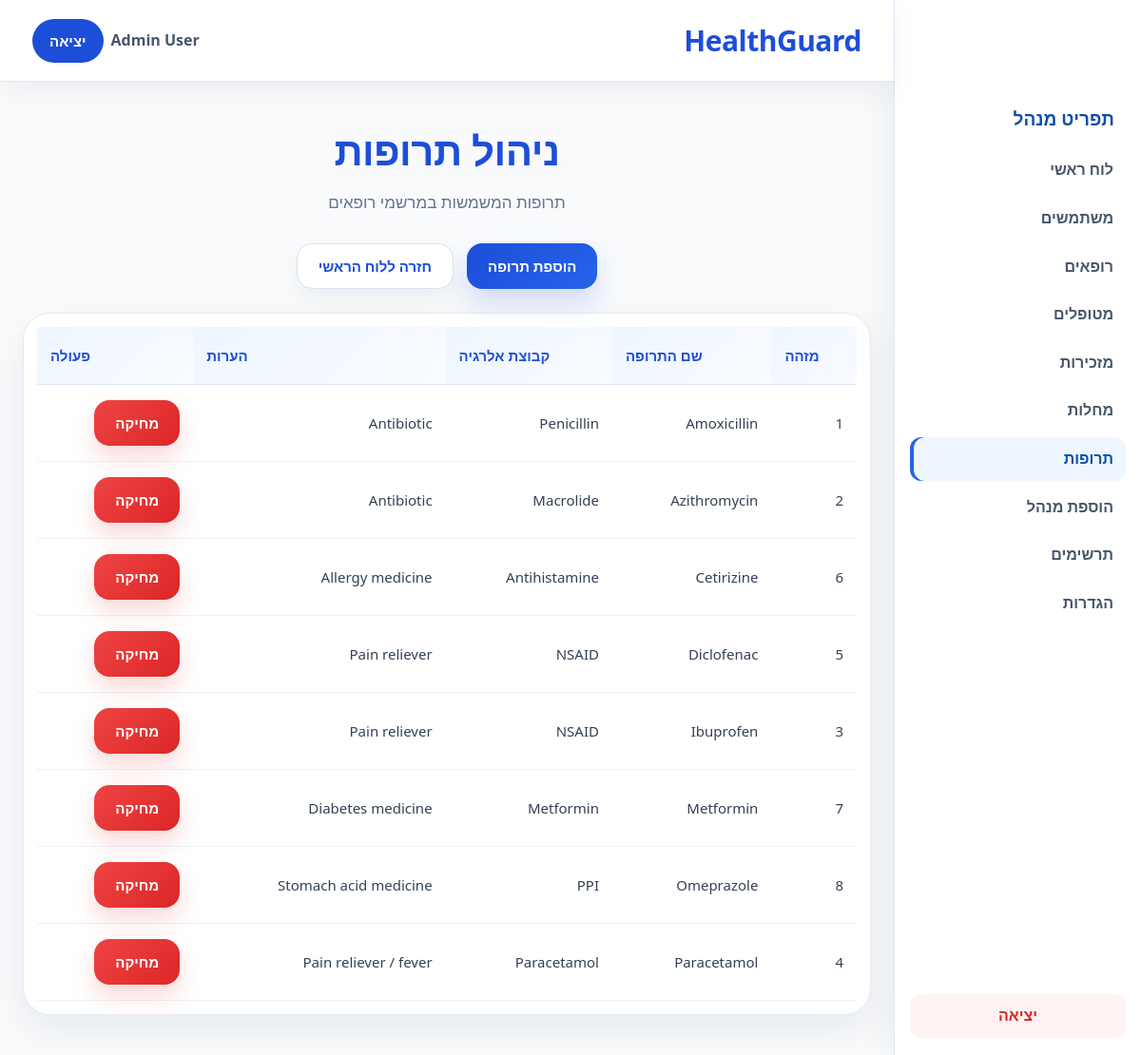
Screenshot of /admin/manage_drugs.php (signed in) with the database file from the repository.
### tables this page shows
CREATE TABLE `drugs` (
  `drug_id` int(11) NOT NULL,
  `drug_name` varchar(150) NOT NULL,
  `allergy_group` varchar(150) DEFAULT NULL,
  `notes` text DEFAULT NULL,
  `created_at` datetime DEFAULT current_timestamp()
);

### admin/manage_drugs.php (the view, shortened to what this page needs)
<?php
$conn = OpenCon();
$sql = "SELECT *
        FROM drugs
        ORDER BY drug_name ASC";
$result = mysqli_query($conn, $sql);
?>
<!DOCTYPE html>
<html lang="he" dir="rtl">
<head>
    <link rel="stylesheet" href="/HealthGuard/style.css">
</head>
<body class="admin-page">
<?php include("../navbar.php"); ?>
<div class="section">
    <h1 class="section-title">ניהול תרופות</h1>
    <p class="section-subtitle">תרופות המשמשות במרשמי רופאים</p>
    <div class="hero-actions" style="justify-content:center; margin-bottom:25px;">
        <a href="/HealthGuard/admin/add_drug.php" class="primary-btn">הוספת תרופה</a>
        <a href="/HealthGuard/admin/admin_dashboard.php" class="secondary-btn">חזרה ללוח הראשי</a>
    </div>
    <div class="table-wrapper">
        <table>
            <tr>
                <th>מזהה</th>
                <th>שם התרופה</th>
                <th>קבוצת אלרגיה</th>
                <th>הערות</th>
                <th>פעולה</th>
            </tr>
            <?php while ($row = mysqli_fetch_assoc($result)) { ?>
            <tr>
                <td><?php echo $row['drug_id']; ?></td>
                <td><?php echo $row['drug_name']; ?></td>
                <td><?php echo $row['allergy_group']; ?></td>
                <td><?php echo $row['notes']; ?></td>
                <td>
                    <a href="/HealthGuard/admin/delete_drug.php?drug_id=<?php echo $row['drug_id']; ?>" class="danger-btn" onclick="return confirm('למחוק את התרופה?');">מחיקה</a>
                </td>
            </tr>
            <?php } ?>
        </table>
    </div>
</div>
</body>
</html>

### style.css (style rules this page uses)
* { margin: 0; padding: 0; box-sizing: border-box; }
html, body { min-height: 100%; font-family: "Segoe UI", Tahoma, Geneva, Verdana, sans-serif; scroll-behavior: smooth; }
html[dir="rtl"] body { direction: rtl; text-align: right; }
body { background: #f5f8fc; color: #1e293b; line-height: 1.6; }
a { text-decoration: none; transition: 0.25s ease; }
body.has-app-sidebar { padding-right: 260px; }
.primary-btn, .secondary-btn, .danger-btn, button, a.primary-btn, a.secondary-btn, a.danger-btn { display: inline-flex !important; align-items: center !important; justify-content: center !important; text-decoration: none !important; font-weight: 800 !important; font-size: 15px !important; line-height: 1 !important; cursor: pointer !important; border-radius: 16px !important; padding: 12px 22px !important; min-height: 48px !important; transition: 0.25s ease !important; border: none; }
.primary-btn, a.primary-btn, button { background: linear-gradient(135deg, #2563eb, #0ea5e9) !important; color: #ffffff !important; }
.secondary-btn, a.secondary-btn { background: #ffffff !important; color: #1e293b !important; border: 1px solid #d9e4ef !important; box-shadow: 0 10px 24px rgba(15, 23, 42, 0.05) !important; }
.danger-btn, a.danger-btn { background: linear-gradient(135deg, #ef4444, #dc2626) !important; color: #ffffff !important; border: none !important; box-shadow: 0 12px 24px rgba(220, 38, 38, 0.18) !important; }
.section { width: 100%; max-width: 1380px; margin: 0 auto; padding: 38px 24px 42px; }
.section-title { font-size: 42px; font-weight: 800; text-align: center; margin-bottom: 8px; letter-spacing: -0.5px; }
.section-subtitle { text-align: center; font-size: 17px; color: #64748b; margin-bottom: 30px; }
.hero-actions { display: flex; justify-content: center; align-items: center; gap: 14px; flex-wrap: wrap; }
.table-wrapper { width: 100%; overflow-x: auto; background: #ffffff; border-radius: 28px; border: 1px solid #e2e8f0; box-shadow: 0 16px 40px rgba(15, 23, 42, 0.07); padding: 14px; }
table { width: 100%; border-collapse: collapse; min-width: 760px; }
table th { text-align: left; padding: 18px 14px; font-size: 15px; font-weight: 900; color: #0f172a; background: linear-gradient(135deg, #eff6ff, #f8fbff); border-bottom: 1px solid #dbe7f2; }
table td { padding: 16px 14px; border-bottom: 1px solid #edf2f7; color: #334155; font-size: 15px; vertical-align: middle; }
.admin-page { background: #f8fafc; min-height: 100vh; }
.admin-page .primary-btn, .admin-page button { background: linear-gradient(135deg, #1d4ed8, #2563eb) !important; color: #ffffff !important; box-shadow: 0 14px 28px rgba(29, 78, 216, 0.18) !important; }
.admin-page .secondary-btn { color: #1d4ed8 !important; border-color: #d8e2f0 !important; }
.admin-page .section-title, .admin-page .form-box h2, .admin-page .card h3 { color: #1d4ed8; }
.admin-page .table-wrapper { border-color: #e3eaf3; }
.admin-page table th { background: linear-gradient(135deg, #eff6ff, #f8fbff); color: #1d4ed8; }

### rows the page displays
drugs: drug_id "1", drug_name "Amoxicillin", allergy_group "Penicillin", notes "Antibiotic"
drugs: drug_id "2", drug_name "Azithromycin", allergy_group "Macrolide", notes "Antibiotic"
drugs: drug_id "6", drug_name "Cetirizine", allergy_group "Antihistamine", notes "Allergy medicine"
drugs: drug_id "5", drug_name "Diclofenac", allergy_group "NSAID", notes "Pain reliever"
drugs: drug_id "3", drug_name "Ibuprofen", allergy_group "NSAID", notes "Pain reliever"
drugs: drug_id "7", drug_name "Metformin", allergy_group "Metformin", notes "Diabetes medicine"
drugs: drug_id "8", drug_name "Omeprazole", allergy_group "PPI", notes "Stomach acid medicine"
drugs: drug_id "4", drug_name "Paracetamol", allergy_group "Paracetamol", notes "Pain reliever / fever"

### other values shown
$site_name "HealthGuard"
$_SESSION['name'] "Admin User"
$role_labels[$_SESSION['role']] "מנהל"
$label "לוח ראשי"
$label "משתמשים"
$label "רופאים"
$label "מטופלים"
$label "מזכירות"
$label "מחלות"
$label "תרופות"
$label "הוספת מנהל"
$label "תרשימים"
$label "הגדרות"
